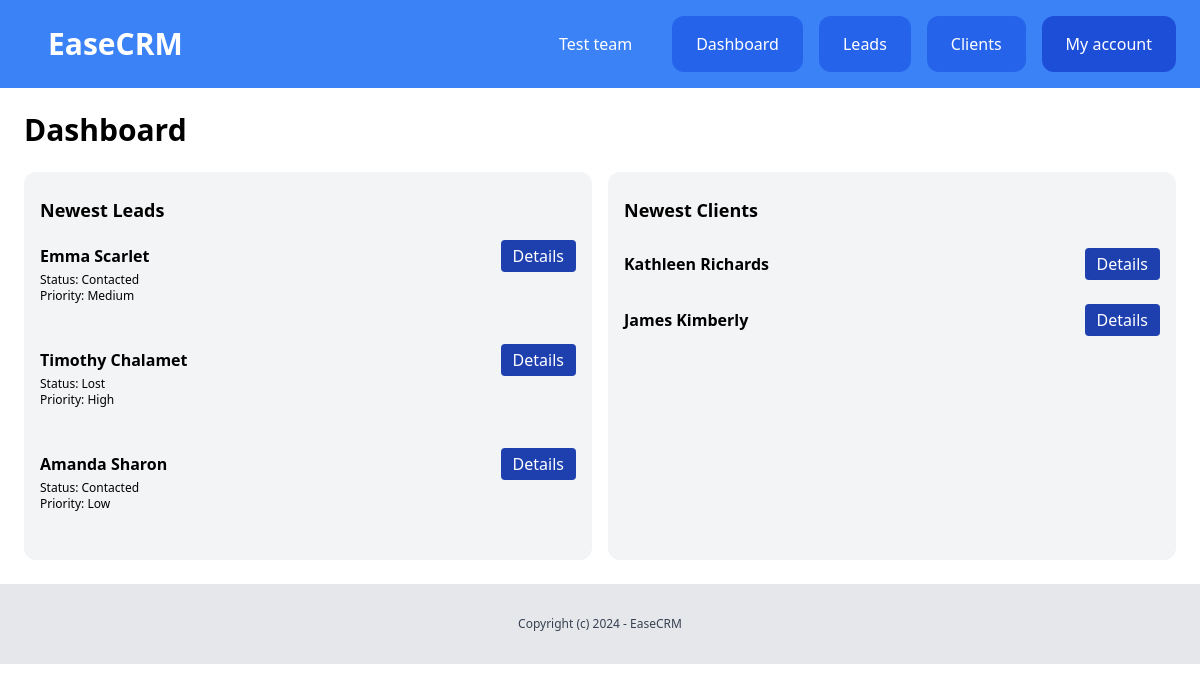
The page /dashboard/ (signed in) on the database its author committed.
### team/models.py (models this page shows, shortened)
class Team(models.Model):
    plan=models.ForeignKey(Plan, blank=True, null=True, related_name="teams", on_delete=models.CASCADE)
    name = models.CharField(max_length=100)
    created_by = models.ForeignKey(User, related_name="created_teams", on_delete=models.CASCADE)
    created_at = models.DateTimeField(auto_now_add=True)
    members = models.ManyToManyField(User, related_name="teams")

### lead/models.py (models this page shows, shortened)
class Lead(models.Model):
    LOW = 'low'
    MEDIUM = 'medium'
    HIGH = 'high'
    CHOICES_PRIORITY = (
        (LOW, 'Low'),
        (MEDIUM, 'Medium'),
        (HIGH, 'High'),
    )
    NEW = 'new'
    CONTACTED = 'contacted'
    WON = 'won'
    LOST = 'lost'
    CHOICES_STATUS = (
        (NEW, "New"),
        (CONTACTED, 'Contacted'),
        (WON, 'Won'),
        (LOST, 'Lost'),
    )
    team = models.ForeignKey(Team, related_name="leads", on_delete=models.CASCADE)
    name = models.CharField(max_length=100)
    email = models.EmailField()
    description = models.TextField(blank=True, null=True)
    priority = models.CharField(max_length=10, choices=CHOICES_PRIORITY, default=MEDIUM)
    status = models.CharField(max_length=10, choices=CHOICES_STATUS, default=NEW)
    converted_to_client = models.BooleanField(default=False)
    created_by = models.ForeignKey(User, related_name="leads", on_delete=models.CASCADE)
    created_at = models.DateTimeField(auto_now_add=True)
    modified_at = models.DateTimeField(auto_now=True)
    class Meta:
        ordering = ('name', )

### client/models.py (models this page shows, shortened)
class Client(models.Model):
    team = models.ForeignKey(Team, related_name="clients", on_delete=models.CASCADE)
    name = models.CharField(max_length=100)
    email = models.EmailField()
    description = models.TextField(blank=True, null=True)
    created_by = models.ForeignKey(User, related_name="clients", on_delete=models.CASCADE)
    created_at = models.DateTimeField(auto_now_add=True)
    modified_at = models.DateTimeField(auto_now=True)
    class Meta:
        ordering = ('name', )

### dashboard/views.py (the view)
# urls.py: path('', views.dashboard, name="index")
@login_required
def dashboard(request):
    team = request.user.userprofile.active_team
    leads = Lead.objects.filter(team=team, converted_to_client=False).order_by('-created_at')[:5]
    clients = Client.objects.filter(team=team).order_by('-created_at')[:5]
    return render(request, 'dashboard/dashboard.html', {
        'leads': leads,
        'clients': clients,
    })

### team/context_processors.py (called while the page is built)
def team(request):
    if request.user.is_authenticated:
        if request.user.userprofile.active_team:
            active_team = request.user.userprofile.active_team
        else:
            active_team = Team.objects.filter(created_by=request.user)[0]
    else:
        active_team = None
    return {
        'active_team': active_team
    }

### dashboard/templates/dashboard/dashboard.html
{% extends 'core/base.html' %} {% block title %}Dashboard{% endblock %} {% block content %}
<div class="py-6 px-6">
  <h1 class="text-3xl font-bold mb-6">Dashboard</h1>
  <div class="flex space-x-4 h-full">
    <div class="leads bg-gray-100 rounded-xl px-4 py-6 w-1/2 overflow-y-auto">
      <h2 class="text-lg font-bold">Newest Leads</h2>
      {% for lead in leads %}
      <div class="lead mb-2 py-4">
        <div class="flex items-center justify-between">
          <h3 class="font-semibold">{{ lead.name }}</h3>
          <a href="{% url 'leads:detail' lead.pk %}" class="text-white bg-blue-800 px-3 py-1 rounded">Details</a>
        </div>
        <p class="text-xs">Status: {{ lead.get_status_display }}</p>
        <p class="text-xs">Priority: {{ lead.get_priority_display }}</p>
      </div>
      {% endfor %}
    </div>
    <div class="clients bg-gray-100 rounded-xl px-4 py-6 w-1/2 overflow-y-auto">
      <h2 class="text-lg font-bold mb-4">Newest Clients</h2>
      {% for client in clients %}
      <div class="client mb-2 py-2">
        <div class="flex items-center justify-between">
          <h3 class="font-semibold">{{ client.name }}</h3>
          <a href="{% url 'clients:detail' client.pk %}" class="text-white bg-blue-800 px-3 py-1 rounded">Details</a>
        </div>
      </div>
      {% endfor %}
    </div>
  </div>
</div>
{% endblock %}

### core/templates/core/base.html (shortened to what this page needs)
{%load static%}
<!DOCTYPE html>
<html>
  <head>
    <link rel="stylesheet" href="{%static 'output.css'%}" />
  </head>
  <body>
    {% include 'core/partials/nav.html'%}  {% block content %} {% endblock %} {% include 'core/partials/footer.html'%}
  </body>
</html>

### core/templates/core/partials/nav.html
<nav class="py-4 px-6 flex justify-between bg-blue-500">
  <div class="flex items-center justify-between w-full">
    <a href="{% url 'about' %}" class="py-3 text-3xl font-bold px-6 rounded-xl text-white">EaseCRM</a>
    {%if request.user.is_authenticated%}
    <div class="flex space-x-4">
      <a href="{% url 'team:detail' active_team.id %}" class="py-4 px-6 rounded-xl text-white">{{active_team.name}}</a>
      <a href="{%url 'dashboard:index'%}" class="py-4 px-6 bg-blue-600 rounded-xl text-white">Dashboard</a>
      <a href="{%url 'leads:list'%}" class="py-4 px-6 bg-blue-600 rounded-xl text-white">Leads</a>
      <a href="{%url 'clients:list'%}" class="py-4 px-6 bg-blue-600 rounded-xl text-white">Clients</a>
      <a href="{%url 'userprofile:myaccount'%}" class="py-4 px-6 bg-blue-700 rounded-xl text-white">My account</a>
      {% else %}
      <div>
        <a href="{%url 'login'%}" class="py-4 px-6 bg-blue-600 rounded-xl text-white">Log in</a>
        <a href="{%url 'userprofile:signup'%}" class="py-4 px-6 bg-blue-300 rounded-xl text-white">Sign up</a>
      </div>
      {% endif %}
    </div>
  </div>
</nav>

### core/templates/core/partials/footer.html
<footer class="py-8 text-center bg-gray-200">
  <p class="text-xs text-gray-700">Copyright (c) 2024 - EaseCRM</p>
</footer>

### rows shown on the page
Team: name "Test team"
Lead: name "Emma Scarlet", status "Contacted", priority "Medium"
Lead: name "Timothy Chalamet", status "Lost", priority "High"
Lead: name "Amanda Sharon", status "Contacted", priority "Low"
Client: name "Kathleen Richards"
Client: name "James Kimberly"
